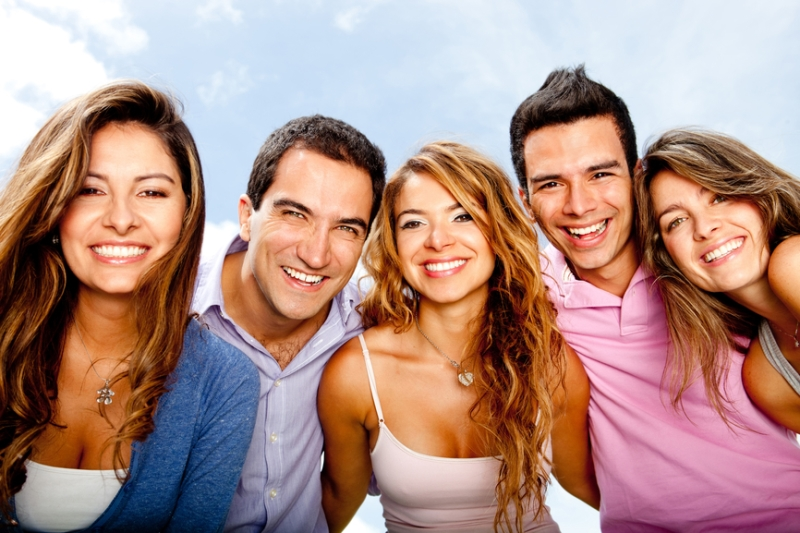
#> input picture images/amigos.jpg, 800 x 533 px
$ python create_circular_mask.py
#> lines starting #> are read from the running program, lines starting #| are printed output that depends on the picture
import numpy as np
import cv2

def createCircularMask(h, w, center=None, radius=None):

    if center is None:
        center = [int(w/2), int(h/2)]
    if radius is None:
        radius = min(center[0], center[1], w-center[0], h-center[1])

    Y, X = np.ogrid[:h, :w]
    dist_from_center = np.sqrt((X - center[0])**2 + (Y-center[1])**2)

    mask = dist_from_center <= radius
    return mask


if __name__ == '__main__':
    img = cv2.imread("images/amigos.jpg")
#> img is the input picture: shape (533, 800, 3); mean B, G, R 133.7, 141.6, 175.2
    cv2.imshow("original image", img)

    h, w = img.shape[:2]
#> h = 533; w = 800
    radius = h / 6
#> radius = 88.83
    # mask = createCircularMask(h, w, radius=radius)
    mask = createCircularMask(h, w)
    masked_img = img.copy()
    masked_img[~mask] = 0
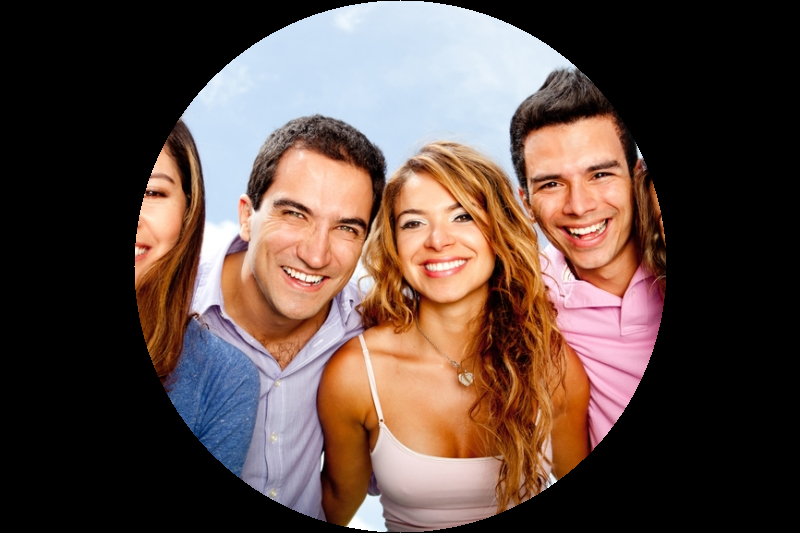
#> masked_img: shape (533, 800, 3); mean B, G, R 67.8, 74.2, 93.2

    cv2.imshow("masked image", masked_img)
    cv2.waitKey(0)

$ run again, with images/image1.jpg copied over images/amigos.jpg
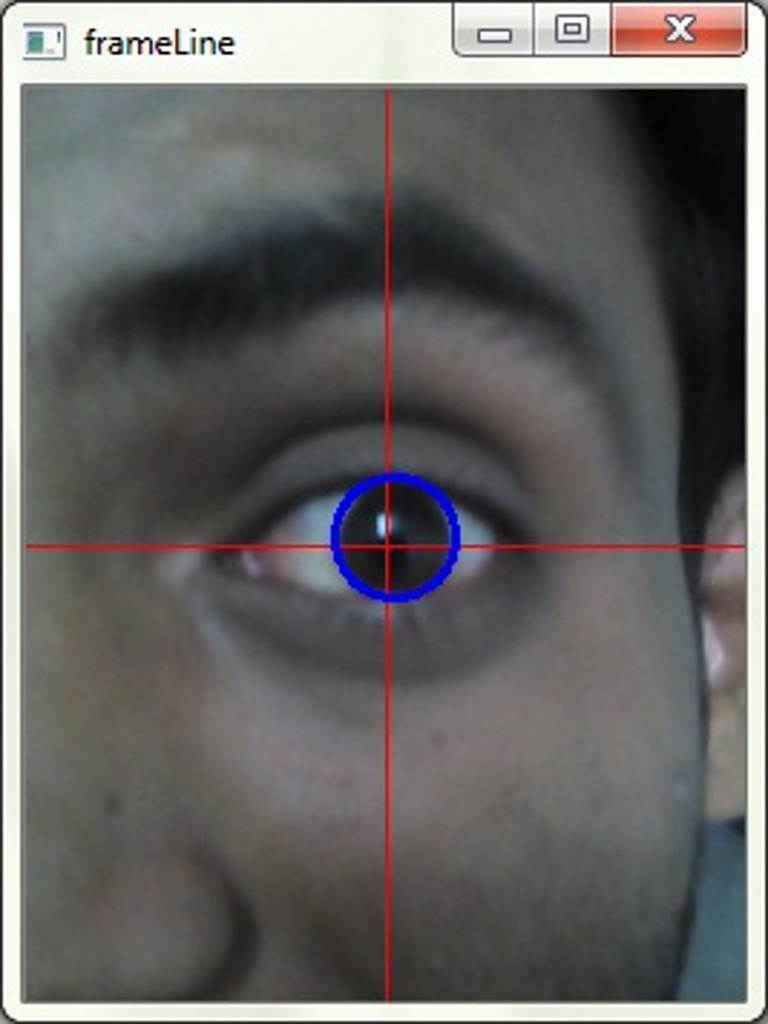
#> input picture images/image1.jpg, 768 x 1024 px
#> img is the input picture: shape (1024, 768, 3); mean B, G, R 101.9, 102.6, 103.8
#> `masked_img[~mask] = 0`:
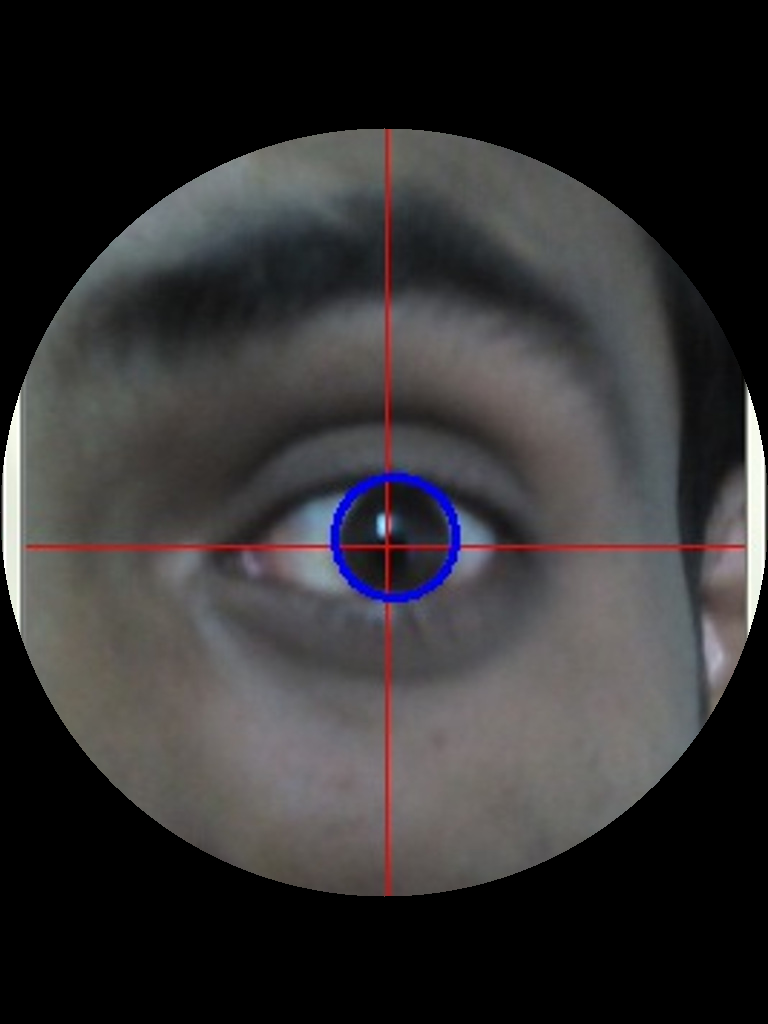
#> masked_img: shape (1024, 768, 3); mean B, G, R 50.5, 49.7, 51.3
